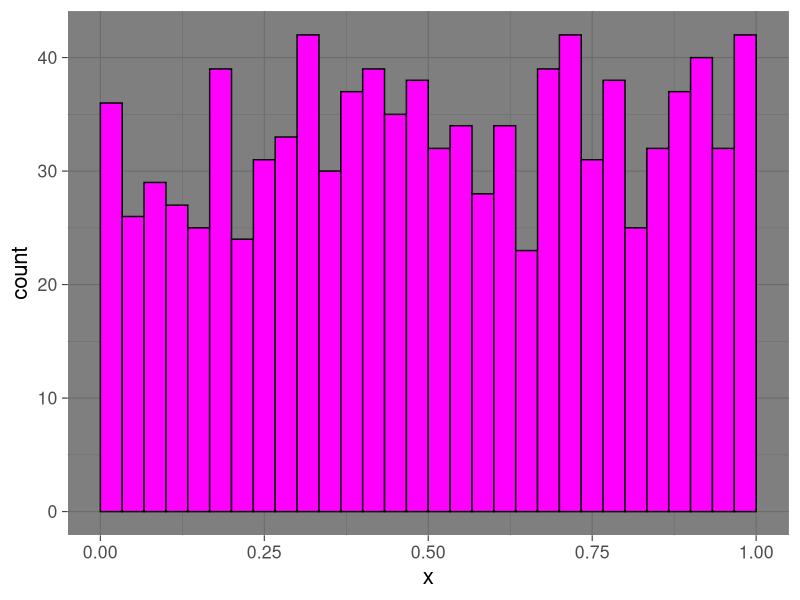
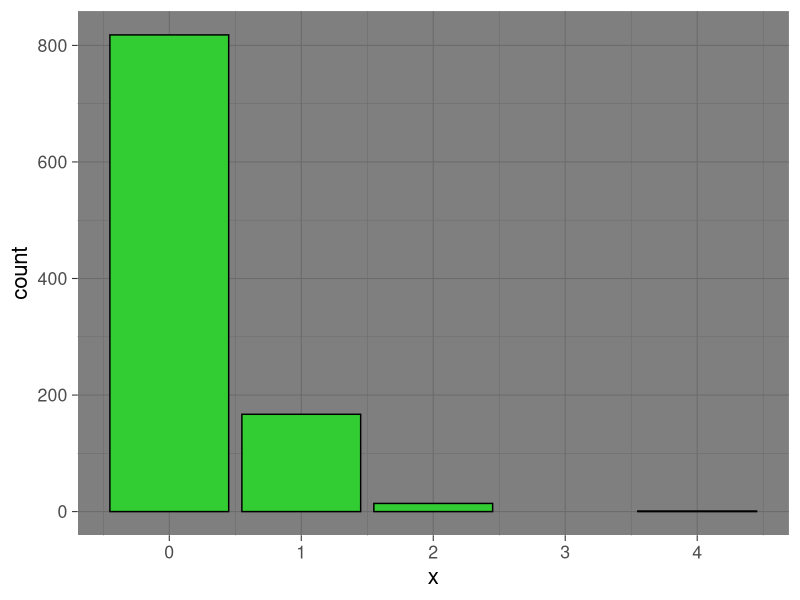
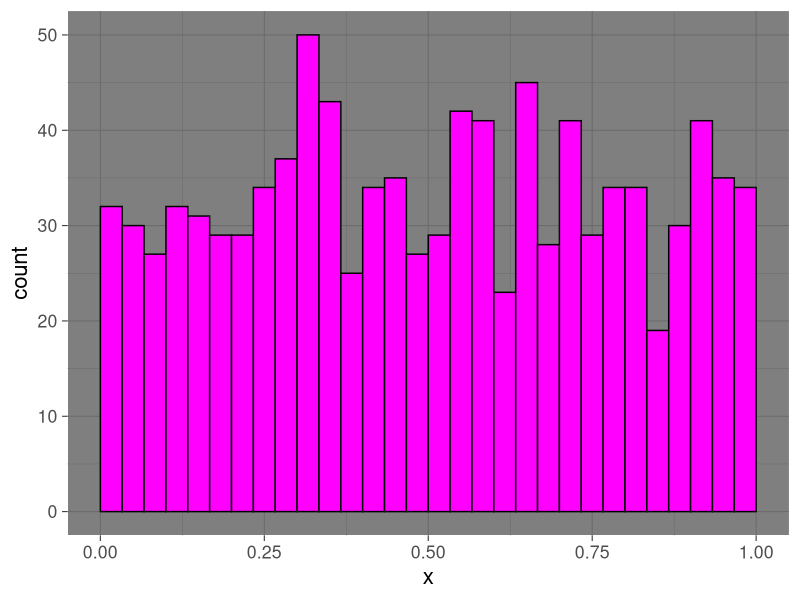
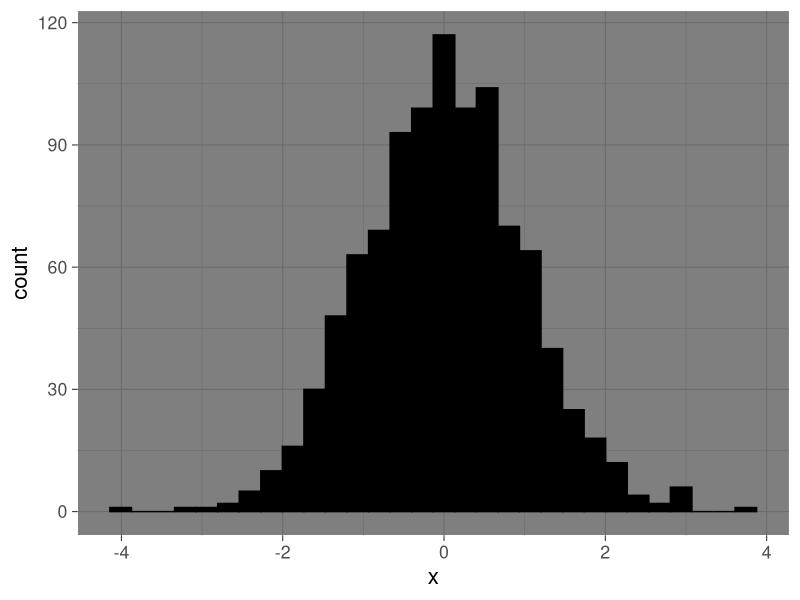
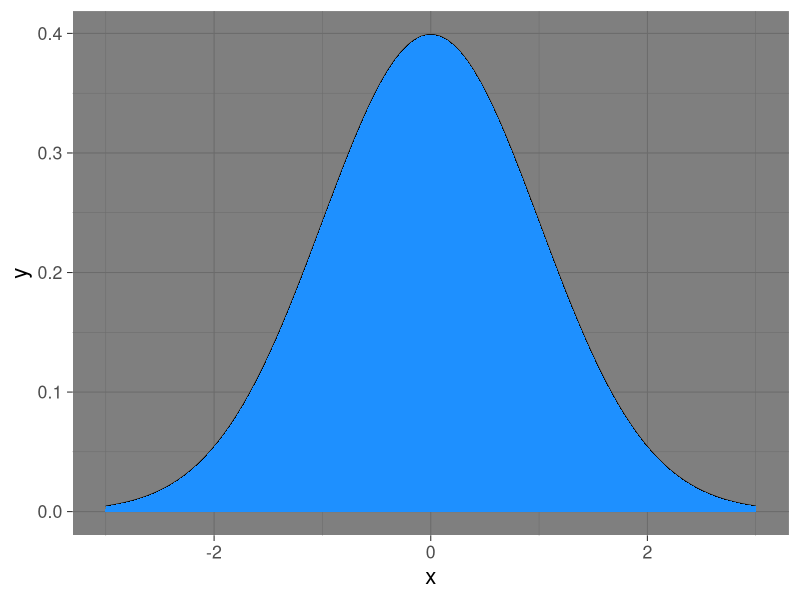
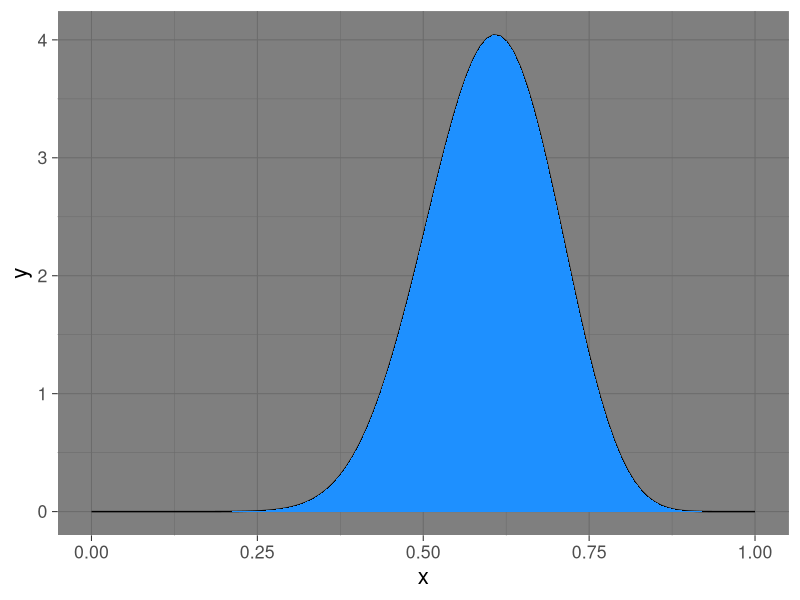
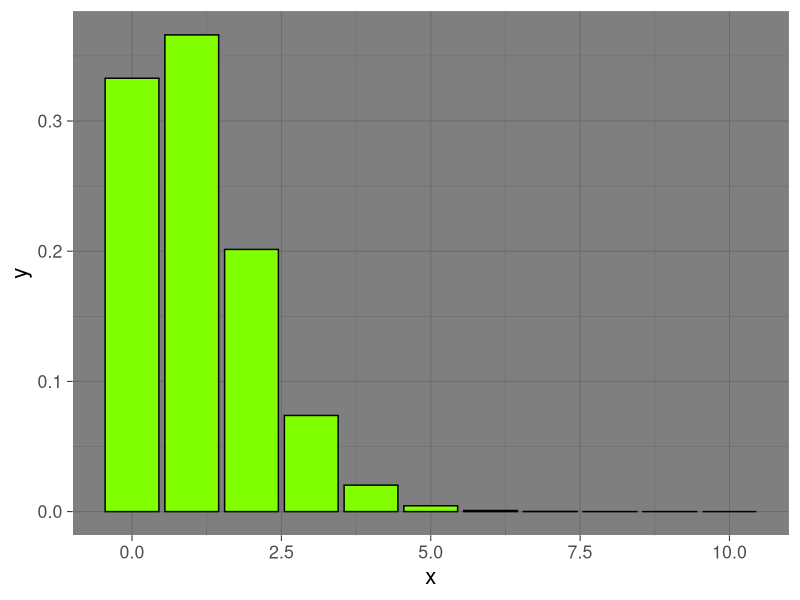
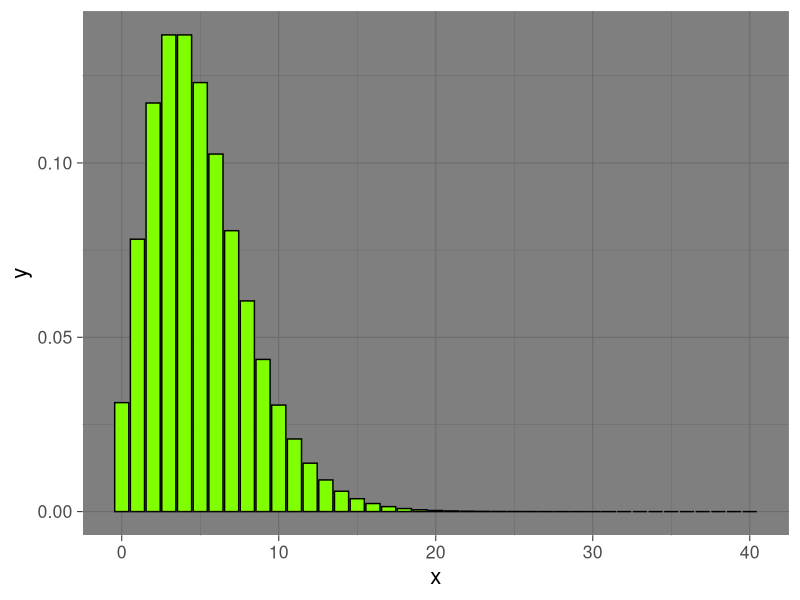

These figures' R source, in order: (Note: this script raises an error after producing the figures.)
# Probability Distributions 2
# 18 March 2025
# RMJ

# Probability distributions in R
# Discrete distributions
# Poisson
# Range: [0,∞
# ]
# Parameters: size = number of events, rate = λ
# Interpretation: Distribution of events that occur during a fixed time interval or sampling effort with a constant rate of independent events; resembles normal with large λ
# , or exponential with small λ
# Binomial
# Range: [0, # of trials]
#         Parameters: size= number of trials; p = probability of positive outcome
#         Interpretation: Distribution of number of successful independent dichotomous trials, with constant p
#         Negative Binomial
#         Range: [0, ∞
#         ]
#         Parameters: size=number of successes; p = probability of success
#         Interpretation: Distribution of number of failures in a series of independent Bernouli trials, each with p = probability of a success. Generates a discrete distribution that is more heterogeneous (“overdispersed”) than Poisson
#         Continuous distributions
#         Uniform
#         Range: [min,max]
#         Parameters: min = minimum boundary; max = maximum boundary
#         Interpretation: Distribution of a value that is equally likely within a specified range
#         Normal
#         Range: [−∞,∞
#         ]
#         Parameters: mean = central tendency; SD = standard deviation
#         Interpretation: Symmetric bell-shaped curve with unbounded tails
#         Gamma Γ
#         Range: [0,∞
#         ]
#         Parameters: shape, scale
#         Interpretation: mean=shape∗scale
#         , variance=shape∗scale2
#         ; generates a variety of shapes (including normal and exponential) for positive continuous variables
#         Beta β
#         Range: [0,1] (can be rescaled to any range by simple multiplication and addition)
#         Paramters: shape1, shape2
#         Interpretation: if shape1 and shape 2 are integers, interpret as a coin toss, with shape1 = # of successes + 1, shape2 = # of failures + 1. Gives distribution of value of p, estimated from data, which can range from exponential through uniform through normal (but all are bounded). Setting shape1 and shape2 <1 yields u-shaped distributions.
#           The “grammar” of probability distributions in R
#         d gives probability density function
#         p gives cumulative distribution function
#         q gives quantile function (the inverse of p)
#           r gives random number generation
#         Combine these with the base name of the function. For example rbinom gives a set of random values drawn from a binomial, whereas dnorm gives the density function for a normal distribution. There are many probability distributions available in R, but we will discuss only 7 of them.

### these were premade by Nick, thanks Nick!

############################
# Function: my_histo
# Purpose: creates a ggplot histogram
# Requires: ggplot
# Input: x = a numeric vector
#        data_type= "cont" or "disc"
# Output: a ggplot histogram
############################


library(ggplot2)
theme_set(theme_dark(base_size = 16))

my_histo <- function(x=NULL,data_type="cont") {
  if(is.null(x)) x=runif(1000)
  df <- data.frame(x=x)

  #there are three possible statements that can be used

  # 1.  if data are continuous bounded (0,1), adjust bins for histogram
  if (data_type=="cont" & min(df$x) > 0 & max(df$x) < 1) {
    p1 <- ggplot(data=df) +
      aes(x=x) +
      geom_histogram(boundary=0,
                     binwidth=1/30,
                     color="black",
                     fill="magenta") +
      scale_x_continuous(limits=c(0,1))}


  # 2.  if data are continuous, but not bounded (0,1), use
  # ggplot default bins
  if (data_type=="cont" & (min(df$x) < 0 | max(df$x) > 1)) {
    p1 <- ggplot(data=df) +
      aes(x=x) +
      geom_histogram(color="black",
                     fill="black")}


  # 3.  if data are discrete integers,
  #  use geom_bar to create a histogram becuase you can't use a histogram with anything non numeric
  if (data_type=="disc") {
    p1 <- ggplot(data=df) +
      aes(x=x) +
      geom_bar(color="black",fill="limegreen") }

  print(p1)
}

my_histo()
my_histo(data_type="disc",x=rpois(1000,lambda=0.2))
my_histo(data_type="cont",x=runif(1000))
my_histo(data_type="cont",x=rnorm(n=1000,mean=0,sd=1))


############################
# Function: my_pdf probability density function not the other thing
# Purpose: creates a ggplot probability density function
# Requires: ggplot
# Input: x = a numeric vector of x values
#        y = pdf values calculated for each value of x
#        data_type= "cont" or "disc"
# Output: a ggplot pdf
############################


my_pdf <- function(x=NULL,y=NULL,data_type="cont") {
  if(is.null(x) | is.null(y)) {
    x=seq(from=-3,to=3,length.out=100)
    y=dnorm(x) }

  df <- data.frame(x=x,y=y)

  # option number 1 for continuous distributions,
  # plot the line for the pdf
  if(data_type=="cont") {
    p1 <- ggplot(data=df) +
      aes(x=x,y=y) +
      geom_line() +
      geom_area(fill = "dodgerblue") }

  # option number 2 for discrete distributions,
  # plot a bar for the probability at each value
  if (data_type=="disc") {
    p1 <- ggplot(data=df) +
      aes(x=x,y=y) +
      geom_col(color="black",fill="chartreuse") } #apparently there is a difference between a geom_col and geom_bar?
  print(p1)
}

my_pdf()
my_x=seq(from=0,to=1,length.out=100)
my_pdf(x=my_x,y=dbeta(x=my_x,shape1=15,shape2=10))
my_pdf(x=0:10,y=dpois(x=0:10,lambda=1.1),data_type="disc")

################### Alright back to learning about Probability Distributions #############

####### Negative Binomial #############

# negative binomials are more about failures and seeing how long it take sto get successes

#-------------------------------------------------
# negative binomial: number of failures (values of MyVec)
# in a series of (Bernouli) with p=probability of success
# before a target number of successes (= size)
# generates a discrete distribution that is more
# heterogeneous ("overdispersed") than Poisson
hits <- 0:40
my_vec <- dnbinom(x=hits, size=5, prob=0.5) #size is number of trials and prob is odds of a success
my_pdf(x=hits,y=my_vec,data_type="disc")

# special case in that we do only one trial,

# geometric series is a special case where N= 1 success
# each bar is a constant fraction 1 - "prob" of the bar before it
my_vec <- dnbinom(x=hits, size=1, prob=0.1)
my_pdf(x=hits,y=my_vec,data_type="disc")


# alternatively specify mean = mu of distribution and size,
# the dispersion parameter (small is more dispersed)
# this gives us a poisson with a lambda value that varies
# the dispersion parameter is the shape parameter in the gamma
# as it increases, the distribution has a smaller variance
# just simulate it directly

#note that the negative binomial is a discrete distribution

nbi_ran <- rnbinom(n=1000,size=10,mu=5)
my_histo(x=nbi_ran,data_type="disc")

# the small the size parameter the larger the variance
nbi_ran <- rnbinom(n=1000,size=0.1,mu=5)
my_histo(x=nbi_ran,data_type="disc")


############ Uniform Distribution ###########

#-------------------------------------------------
# uniform
# params specify minimum and maximum

#runif for random data
my_histo(x=runif(n=100),data_type="cont")
my_histo(x=runif(n=1000),data_type="cont")

#-------------------------------------------------

############# Normal Distribution ############

# normal, note that normal will include values that are less than zero which for some real world applications is not possible
my_norm <- rnorm(n=100,mean=100,sd=2)
my_histo(x=my_norm,data_type="cont")


# problems with normal when mean is small but zero is not allowed.
my_norm <- rnorm(n=100,mean=2,sd=2)
my_histo(x=my_norm,data_type="cont")

summary(my_norm)
toss_zeroes <- my_norm[my_norm>0]
my_histo(x=toss_zeroes,data_type="cont")

summary(toss_zeroes)


################## Gamma Distribution ################

#-------------------------------------------------
# gamma distribution, continuous positive values, but bounded at 0

my_gamma <- rgamma(n=100,shape=1,scale=10)
my_histo(x=my_gamma,data_type="cont")

# gamma with shape= 1 is an exponential with scale = mean

# shape <=1 gives a mode near zero; very small shape rounds to zero
my_gamma <- rgamma(n=100,shape=0.1,scale=1)
my_histo(x=my_gamma,data_type="cont")

# large shape parameters moves towards a normal
my_gamma <- rgamma(n=100,shape=20,scale=1)
my_histo(x=my_gamma,data_type="cont")

# scale parameter changes mean- and the variance!
my_histo(x=rgamma(n=100,shape=2,scale=100),data_type="cont")
my_histo(x=rgamma(n=100,shape=2,scale=10),data_type="cont")
my_histo(x=rgamma(n=100,shape=2,scale=1),data_type="cont")
my_histo(x=rgamma(n=100,shape=2,scale=0.1),data_type="cont")

############# Beta distribution #############

## what a beta distribution does is figure out how a distribution would be at small samples sizes given that it is usually better at large values. The way it does this is by figuring out a "prior distribution" aka a guess. An educated guess but still a guess.

#-------------------------------------------------

# beta distribution
# bounded at 0 and 1
# analagous to a binomial, but result is a continuous distribution of probabilities
# parameter shape1 = number of successes + 1
# parameter shape2 = number of failures + 1
# interpret these in terms of a coin you are tossing

# shape1 = 1, shape2 = 1 = "no data"
my_beta <- rbeta(n=1000,shape1=1,shape2=1)
my_histo(x=my_beta,data_type="cont")


#essentially what this is doing is showing how the distribution gets better with the more data that represents the outcomes. More data is always better


# shape1 = 2, shape1 = 1 = "1 coin toss, comes up heads!"
my_beta <- rbeta(n=1000,shape1=2,shape2=1)
my_histo(x=my_beta,data_type="cont")
# two tosses, 1 head and 1 tail
my_beta <- rbeta(n=1000,shape1=2,shape2=2)
my_histo(x=my_beta,data_type="cont")
# two tosses, both heads
my_beta <- rbeta(n=1000,shape1=2,shape2=1)
my_histo(x=my_beta,data_type="cont")
# let's get more data, remember that we should be getting closer to .50 for coins since that is the true probability
my_beta <- rbeta(n=1000,shape1=20,shape2=20)
my_histo(x=my_beta,data_type="cont")
my_beta <- rbeta(n=1000,shape1=500,shape2=500)
my_histo(x=my_beta,data_type="cont")

# if the coin is biased
my_beta <- rbeta(n=1000,shape1=1000,shape2=500)
my_histo(x=my_beta,data_type="cont")
my_beta <- rbeta(n=1000,shape1=10,shape2=5)
my_histo(x=my_beta,data_type="cont")


# shape parameters less than 1.0 give us a u-shaped distribution
my_beta <- rbeta(n=1000,shape1=0.1,shape2=0.1)
my_histo(x=my_beta,data_type="cont")



############### Estimate Parameters ################

# the idea is that we have some data in hand and we want to know the parameters that might have caused it.

library(MASS)
data <- c(100,100,104,99)
z <- fitdistr(data,"normal")
print(z)
my_beta <- rbeta(n=1000,shape1=0.5,shape2=0.2)
my_histo(x=my_beta,data_type="cont")


######## Example data

# I believe the frog data are from snout measurements

frog_data <- c(30.15,26.3,27.5,22.9,27.8,26.2)

# get and print model parameters assuming a normal distribution
z<- fitdistr(frog_data,"normal")
print(z)

# plot the density function for the normal and annotate the plot with the original data
x <- 1:100
g_density <- dnorm(x=x,mean=z$estimate["mean"],sd=z$estimate["sd"])
qplot(x,g_density,geom="line") + annotate(geom="point",x=frog_data,y=0.001)

#the plot shows where the bulk of the data *should be* and then the points show that the estimate matches reality

# now do the same for a gamma distribution, which has a shape and rate parameter as outputs from fitdistr
z<- fitdistr(frog_data,"gamma")
print(z)

# plot the density function for the gamma and annotate the plot with the original data
x <- 1:100
g_density <- dgamma(x=x,shape=z$estimate["shape"],rate=z$estimate["rate"])
qplot(x,g_density,geom="line") + annotate(geom="point",x=frog_data,y=0.001,color="red")

# similarly this shows the distribution and compares it to the reality the only difference is that we are using the g-density

# but what if we add in some outliers? hehehehehhehehehehhehehhehehehehehe

frog_data <- c(30.15,26.3,27.5,22.9,27.8,26.2)
outlier <- 0.050 #the sneaky lil outlier muhaha
frog_data <- c(frog_data,outlier)

# get and print model parameters assuming a normal distribution
z<- fitdistr(frog_data,"normal")
print(z)

# plot the density function for the normal and annotate the plot with the original data
x <- 1:100
g_density <- dnorm(x=x,mean=z$estimate["mean"],sd=z$estimate["sd"])
qplot(x,g_density,geom="line") + annotate(geom="point",x=frog_data,y=0.001)

#oooo look at that, it forks the distribution up by quite a bit

# now do the same for a gamma distribution, which has a shape and rate parameter as outputs from fitdistr
z<- fitdistr(frog_data,"gamma")
print(z)

# plot the density function for the gamma and annotate the plot with the original data
x <- 1:100
g_density <- dgamma(x=x,shape=z$estimate["shape"],rate=z$estimate["rate"])
qplot(x,g_density,geom="line") + annotate(geom="point",x=frog_data,y=0.001,color="red")

# oh it really messes up the gamma distribution and changes the entire shape.


